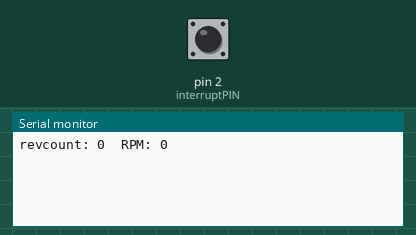
Recording of a sketch running on a simulated Arduino Uno, built with avr-gcc and run on an emulated ATmega328P. On the bench: the last lines printed to the serial monitor. Inputs (shaded band) come from the test bench; at power-on: pin 2 (interruptPIN) HIGH.

Above: at 1.2 s.
1.3 s: pin 2 (interruptPIN) pulled LOW for 0.15 s
At 2.6 s:
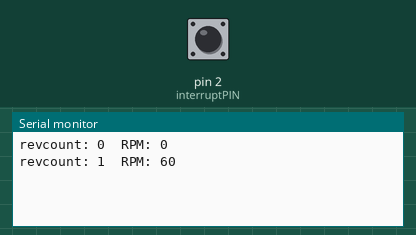
2.9 s: pin 2 (interruptPIN) pulled LOW for 1 s
At 3.4 s:
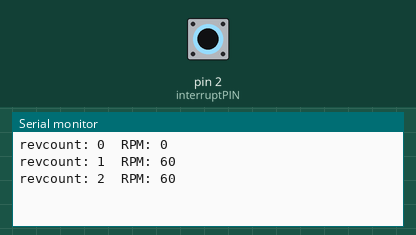
5.4 s: pin 2 (interruptPIN) pulled LOW for 0.15 s
At 6.8 s:
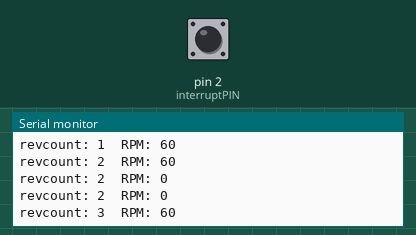
Timing chart, 0 to 8.4 s (numbered marks = the images above; inputs shaded):
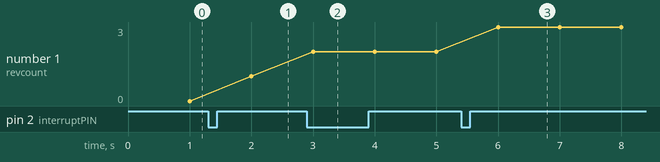

The sketch:

test_arduino_hall_feedback.ino
```cpp
// revcount and RPM test
#define interruptPIN 2

volatile unsigned long revcount = 0;
unsigned long lastrev = 0;
unsigned long rpm = 0;
unsigned long lastmillis = 0;

void setup(){
  Serial.begin(9600);
  pinMode(interruptPIN, INPUT_PULLUP);      // enable pullup on interrupt PIN
  attachInterrupt(digitalPinToInterrupt(interruptPIN), motor_rpm, FALLING); // interrupt registration
}

void loop(){
  unsigned long revbackup;
  if (millis() - lastmillis >= 1000)      // do it around every 1 sec
  {
    // detachInterrupt(0);    //Disable interrupt when calculating
    revbackup = revcount;     // backup current rev value
    // attachInterrupt(0, motor_rpm, FALLING);  //enable interrupt on falling edge
    rpm = (revbackup - lastrev) * 60;           // calculate RPMs fromm the 1 sec change
    lastrev = revbackup;

    Serial.print("revcount: ");
    Serial.print(revbackup);
    Serial.print("\tRPM: ");
    Serial.println(rpm);

    lastmillis = millis(); // Update lastmillis
  }
}


void motor_rpm(){
  revcount++;
}
```

Measured:
- after the input at 1.3 s, the serial monitor: prints a new line after 0.70 s (image 1)
- after the input at 2.9 s, the serial monitor: prints a new line after 0.10 s (image 2)
- after the input at 5.4 s, the serial monitor: prints a new line after 0.60 s (image 3)
- plotted number 1: 0 → 1 after the input at 1.3 s, 1 → 2 after the input at 2.9 s, 2 → 3 after the input at 5.4 s
